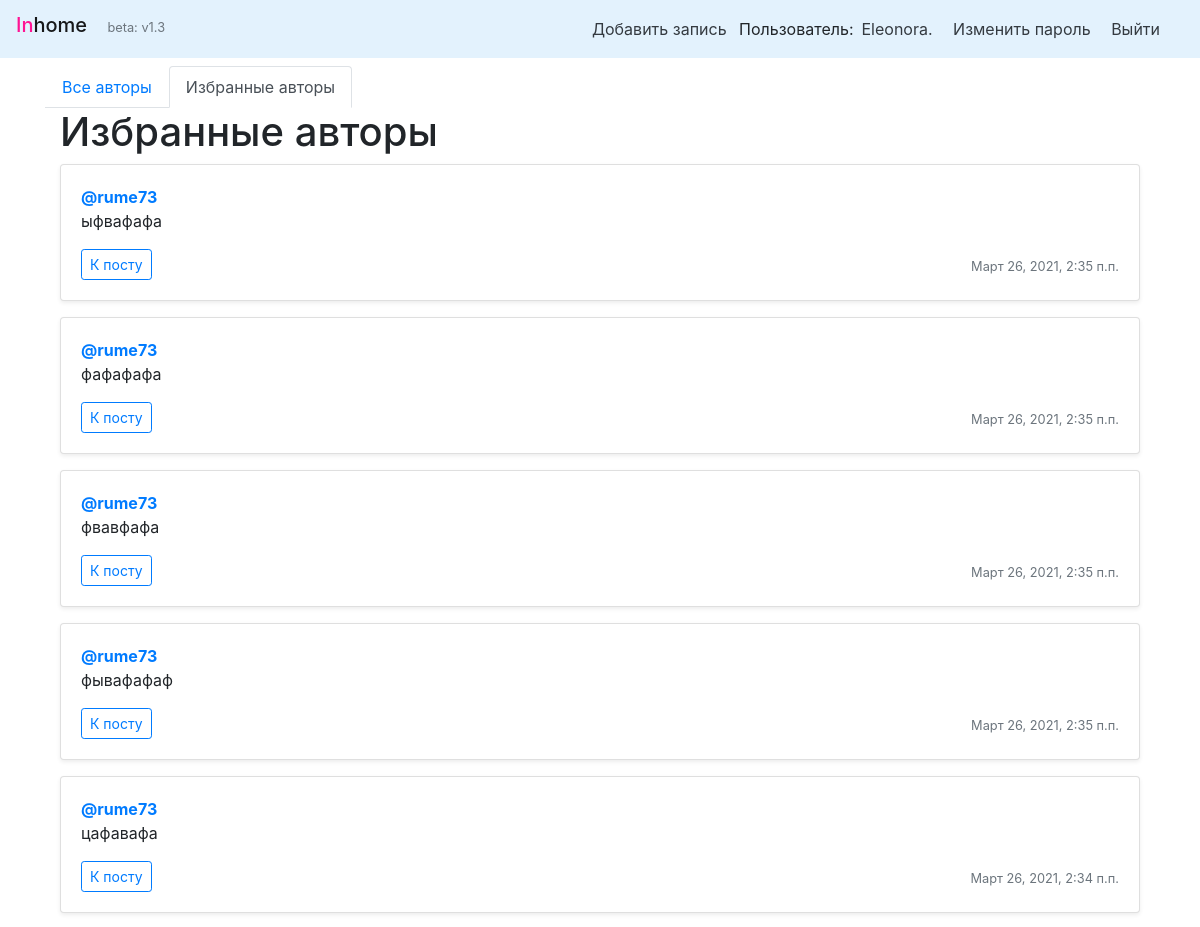
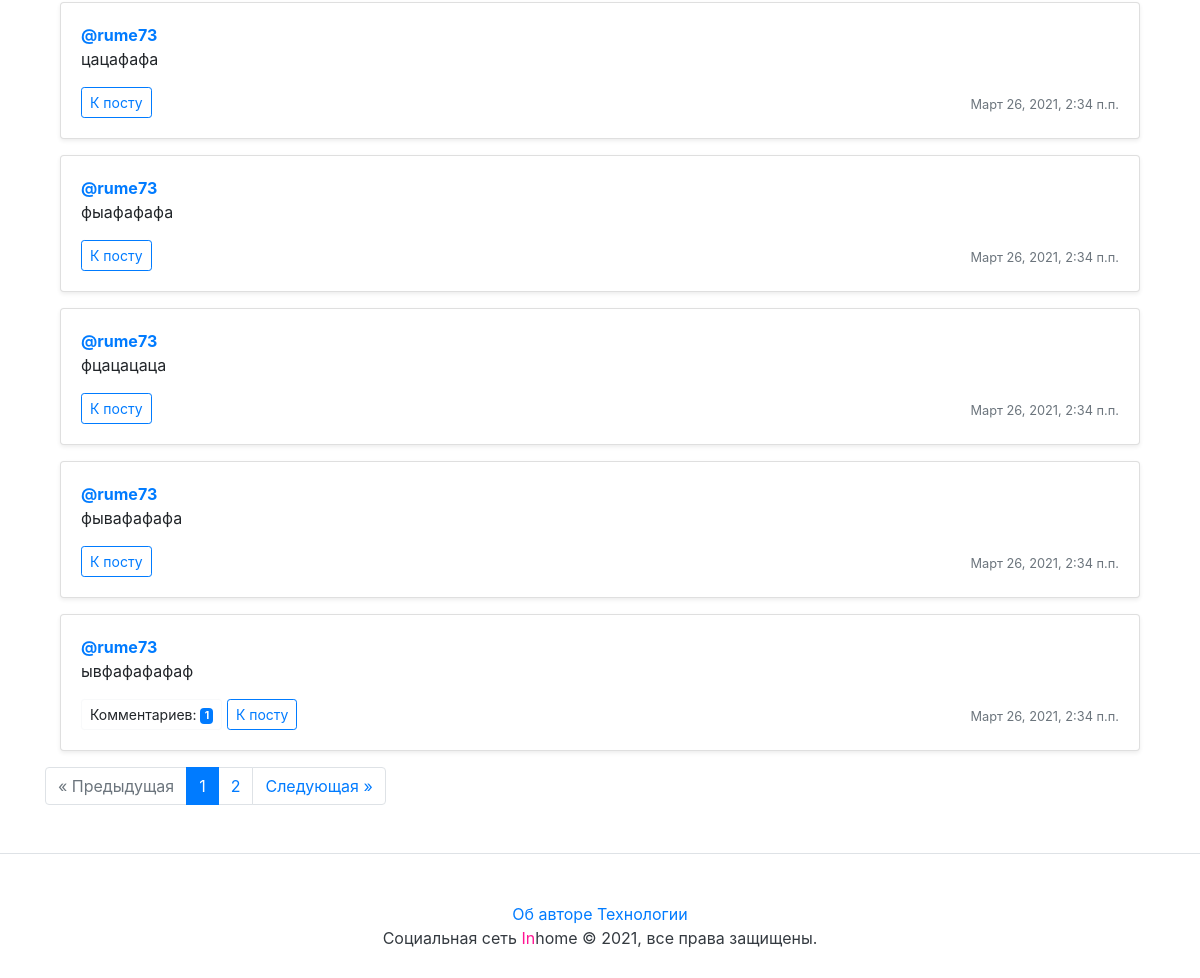
Page /follow/ (signed in) on the committed database (2 pictures, top to bottom).
### posts/models.py (models this page shows, shortened)
class Post(models.Model):
    text = models.TextField("Текст", help_text="Введите текст публикации")
    pub_date = models.DateTimeField("Дата публикации", auto_now_add=True)
    author = models.ForeignKey(User, on_delete=models.CASCADE,
                               related_name="posts", verbose_name="Автор")
    group = models.ForeignKey("Group", on_delete=models.SET_NULL, null=True,
                              blank=True, related_name="posts",
                              verbose_name="Группа",
                              help_text="Выберите группу")
    image = models.ImageField(upload_to="posts/", blank=True, null=True,
                              verbose_name="Картинка",
                              help_text="Загрузите картинку")
    class Meta:
        ordering = ["-pub_date"]
        verbose_name_plural = "Публикации"

### posts/views.py (the view)
# urls.py: path("follow/", views.follow_index, name="follow_index"),
@login_required
def follow_index(request):
    post_list = Post.objects.filter(author__following__user=request.user)
    paginator = Paginator(post_list, settings.DEFAULT_POSTS_PER_PAGE)
    page_number = request.GET.get("page")
    page = paginator.get_page(page_number)
    context = {
        "page": page,
        "paginator": paginator}
    return render(request, "follow.html", context)

### templates/follow.html (shortened to what this page needs)
{% extends "base.html" %}
{% block content %}
    <div class="container">
           {% include "includes/menu.html" with follow=True %}
           <h1>Избранные авторы</h1>
                {% for post in page %}
                    {% include "includes/post_item.html" with post=post %}
                {% endfor %}
        </div>
        {% if page.has_other_pages %}
            {% include "includes/paginator.html" with items=page paginator=paginator%}
        {% endif %}
{% endblock %}

### templates/base.html (shortened to what this page needs)
<!doctype html>
<html>
<head>
    {% load static %}
    <link rel="stylesheet" href="{% static 'bootstrap/dist/css/bootstrap.min.css' %}">
</head>
<body>
    {% include 'includes/nav.html' %}
    <main>
        <div class="container">
            {% block content %}{% endblock %}
        </div>
    </main>
    {% include 'includes/footer.html' %}
</body>
</html>

### templates/includes/nav.html
<div class="sticky-top">
<nav class="navbar navbar-light" style="background-color: #e3f2fd;">
    <div class="h6 text-muted">
        <a class="navbar-brand" href="{% url 'posts:index' %}"><span style="color:#FF1493">In</span>home</a>
        <small>beta: v1.3</small>
    </div>
    <nav class="my-2 my-md-0 mr-md-3">
        {% if user.is_authenticated %}
        <a class="p-2 text-dark" href="{% url 'posts:new_post' %}">Добавить запись</a>
        Пользователь:<a class="p-2 text-dark" href="{% url 'posts:profile' user.username %}">{{ user.username }}.</a>
        <a class="p-2 text-dark" href="{% url 'password_change' %}">Изменить пароль</a>
        <a class="p-2 text-dark" href="{% url 'logout' %}">Выйти</a>
        {% else %}
        <a class="p-2 text-dark" href="{% url 'login' %}">Войти</a> |
        <a class="p-2 text-dark" href="{% url 'signup' %}">Регистрация</a>
        {% endif %}
    </nav>
</nav>
</div>

### templates/includes/menu.html
{% if user.is_authenticated %}
<div class="row">
    <ul class="nav nav-tabs">
        <li class="nav-item">
            <a class="nav-link {% if index %}active{% endif %}" href="{% url 'posts:index' %}">
                  Все авторы
            </a>
        </li>
        <li class="nav-item">
            <a class="nav-link {% if follow %}active{% endif %}" href="{% url 'posts:follow_index' %}">
                Избранные авторы
            </a>
        </li>
    </ul>
</div>
{% endif %}

### templates/includes/post_item.html (shortened to what this page needs)
<div class="card mb-3 mt-1 shadow-sm">
    {% load thumbnail %}
    <div class="card-body">
      <p class="card-text">
        <a name="post_{{ post.id }}" href="{% url 'posts:profile' post.author.username %}">
          <strong class="d-block text-gray-dark">@{{ post.author }}</strong>
        </a>
        {{ post.text|linebreaksbr }}
      </p>
      <div class="d-flex justify-content-between align-items-center">
        <div class="btn-group">
          <div>
          {% if post.comments.exists %}
          <a class="btn btn-outline-light btn-sm">
            Комментариев: <span class="badge badge-primary">{{ post.comments.count }}</span>
          </a>
          {% endif %}
          {% if not post_view %}
          <a class="btn btn-outline-primary btn-sm" href="{% url 'posts:post' post.author.username post.id %}" role="button">
            К посту
          </a>
          {% endif %}
        </div>
      </div>
        <div class="text-muted">
          <small>{{ post.pub_date }}</small>
        </div>
      </div>
    </div>
  </div>

### templates/includes/paginator.html (shortened to what this page needs)
{% if page.has_other_pages %}
<nav>
  <ul class="pagination">
    {% if page.has_previous %}
    <li class="page-item">
      <a class="page-link" href="?page={{ page.previous_page_number }}">&laquo; Предыдущая</a>
    </li>
    {% else %}
    <li class="page-item disabled">
      <span class="page-link">&laquo; Предыдущая</span>
    </li>
    {% endif %}
    {% for i in page.paginator.page_range %}
    {% if page.number == i %}
    <li class="page-item active">
      <span class="page-link">{{ i }}
      </span>
    </li>
    {% else %}
    <li class="page-item">
      <a class="page-link" href="?page={{ i }}">{{ i }}</a>
    </li>
    {% endif %}
    {% endfor %}
    {% if page.has_next %}
    <li class="page-item">
      <a class="page-link" href="?page={{ page.next_page_number }}">Следующая &raquo;</a>
    </li>
    {% else %}
    <li class="page-item disabled">
      <span class="page-link">Следующая &raquo;</span>
    </li>
    {% endif %}
  </ul>
</nav>
{% endif %}

### templates/includes/footer.html
<footer class="pt-4 my-md-5 pt-md-5 border-top">
    <p class="m-0 text-dark text-center ">
        <a href="{% url 'about:author' %}">Об авторе</a>
        <a href="{% url 'about:tech' %}">Технологии</a>
    </p>
    <p class="m-0 text-dark text-center ">Социальная сеть <span style="color:#FF1493">In</span>home © {% now "Y" %}, все права защищены.</p>
</footer>

### rows in the picture
Post: author "rume73", text "ыфвафафа", pub_date "Март 26, 2021, 2:35 п.п."
Post: author "rume73", text "фафафафа", pub_date "Март 26, 2021, 2:35 п.п."
Post: author "rume73", text "фвавфафа", pub_date "Март 26, 2021, 2:35 п.п."
Post: author "rume73", text "фывафафаф", pub_date "Март 26, 2021, 2:35 п.п."
Post: author "rume73", text "цафавафа", pub_date "Март 26, 2021, 2:34 п.п."
Post: author "rume73", text "цацафафа", pub_date "Март 26, 2021, 2:34 п.п."
Post: author "rume73", text "фыафафафа", pub_date "Март 26, 2021, 2:34 п.п."
Post: author "rume73", text "фцацацаца", pub_date "Март 26, 2021, 2:34 п.п."
Post: author "rume73", text "фывафафафа", pub_date "Март 26, 2021, 2:34 п.п."
Post: author "rume73", text "ывфафафафаф", comments.count "1", pub_date "Март 26, 2021, 2:34 п.п."

### other values in the picture
{{ user.username }} "Eleonora"
{{ i }} "1"
{{ i }} "2"
